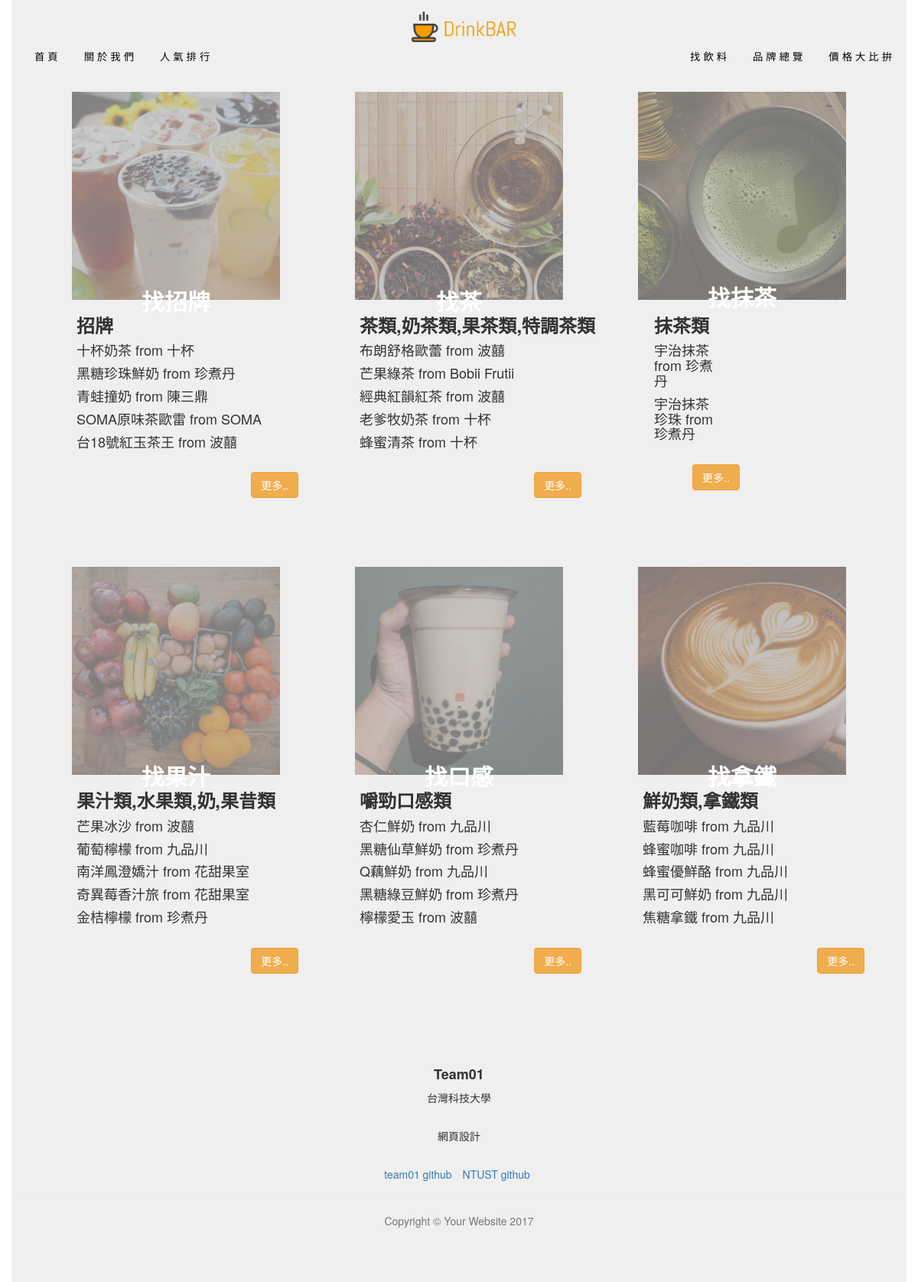
Screenshot of /polls/find/ with the database file from the repository.
### polls/models.py (models this page shows, shortened)
class Drink(models.Model):
    CATEGORY_CHOICES=(
        ('招牌','招牌'),
        ('茶類','茶類'),
        ('奶茶類','奶茶類'),
        ('果茶類','果茶類'),
        ('特調茶類','特調茶類'),
        ('抹茶類','抹茶類'),
        ('嚼勁口感類','嚼勁口感類'),
        ('果汁類','果汁類'),
        ('水果類','果汁類'),
        ('奶,果昔類','奶,果昔類'),
        ('鮮奶類','鮮奶類'),
        ('拿鐵類','拿鐵類'),
    )
    drink_name = models.CharField(max_length=20)
    price = models.DecimalField(max_digits=3, decimal_places=0)
    category = MultiSelectField(choices = CATEGORY_CHOICES)
    store = models.ForeignKey(Store)
    comment = models.CharField(max_length=50, blank=True)

class Store(models.Model):
    store_name = models.CharField(max_length=20)

### polls/views.py (the view)
def find(request):
    CATE_CHOICES=[
        '招牌','茶類','奶茶類','果茶類','特調茶類','抹茶類','嚼勁口感類','果汁類','水果類','奶,果昔類','鮮奶類','拿鐵類'
    ]
    all_drinks = Drink.objects.all()
    hot = ()
    tea = ()
    matcha = ()
    chew= ()
    juice = ()
    milk_latte = ()
    for drink in all_drinks:
        if CATE_CHOICES[0] in drink.category:
            hot += ((drink.drink_name,drink.store.store_name),)
        elif (CATE_CHOICES[1] in drink.category or CATE_CHOICES[2] in drink.category or
        CATE_CHOICES[3] in drink.category or CATE_CHOICES[4] in drink.category):
            tea += ((drink.drink_name,drink.store.store_name),)
        elif CATE_CHOICES[5] in drink.category:
            matcha += ((drink.drink_name,drink.store.store_name),)
        elif CATE_CHOICES[6] in drink.category:
            chew += ((drink.drink_name,drink.store.store_name),)
        elif CATE_CHOICES[7] in drink.category or CATE_CHOICES[8] in drink.category or CATE_CHOICES[9] in drink.category:
            juice += ((drink.drink_name,drink.store.store_name),)
        elif CATE_CHOICES[10] in drink.category or CATE_CHOICES[11] in drink.category:
            milk_latte += ((drink.drink_name,drink.store.store_name),)
    teas = list(tea)
    chews = list(chew)
    juices = list(juice)
    lattes = list(milk_latte)
    random.shuffle(teas)
    random.shuffle(chews)
    random.shuffle(juices)
    random.shuffle(lattes)
    context = {
        'hot' : hot,
        'tea' : teas,
        'matcha': matcha,
        'chew': chews,
        'juice': juices,
        'milk_latte': lattes,
        'all_drinks': all_drinks,
        'cate': CATE_CHOICES
    }
    return render(request, 'polls/find.html',context)

### polls/templates/polls/find.html (shortened to what this page needs)
<!DOCTYPE html>
<html lang="en">
<head>
    <link rel="stylesheet" href="https://maxcdn.bootstrapcdn.com/bootstrap/3.3.7/css/bootstrap.min.css">
    {% load static %}
    <link rel="stylesheet" type="text/css" href="{% static 'polls/css/newstyle.css' %}" />
</head>
<body>
    <div class="container">
        <nav class="navbar transparent navbar-fixed-top" role="navigation">
            <nav class="navbar-inner">
                <div class="container">
                    <div class="col-lg-12">
                        <div class="col-sm-2">
                            <p class="text-center">
                                <a class="navbar-brand" href="http://127.0.0.1:8000/polls/">
                                    <img src="{% static 'polls/img/logo.png' %}" width="110%">
                                </a>
                            </p>
                        </div>
                    </div>
                    <div class="navbar-header">
                        <ul class="nav navbar-nav navbar-left">
                            <li><a href="http://127.0.0.1:8000/polls">首頁</a></li>
                            <li><a href="http://127.0.0.1:8000/polls/about">關於我們</a></li>
                            <li><a href="http://127.0.0.1:8000/polls/3/rankboard/">人氣排行</a></li>
                        </ul>
                    </div>
                    <div class="collapse navbar-collapse" id="example-nav-collapse">
                        <ul class="nav navbar-nav navbar-right">
                            <li><a href="http://127.0.0.1:8000/polls/find/">找飲料</a></li>
                            <li><a href="http://127.0.0.1:8000/polls/brand/">品牌總覽</a></li>
                            <li><a href="http://127.0.0.1:8000/polls/brand/#middle">價格大比拚</a></li>
                        </ul>
                    </div>
                </div>
            </nav>
        </nav>
        <div class="row">
            <br><br><br><br><br><br>
        </div>
        <div class="col-sm-12">
            <div class="col-sm-4" id="card1">
                <div class="front text-center">
                    <img src="{% static 'polls/img/c1.png' %}" alt="選項" class="image3" width="80%">
                    <div class="image3-text">
                        <p><strong>找招牌</strong></p>
                    </div>
                </div>
                <div class="back">
                    <h3><strong>{{cate.0}}</strong></h3>
                    {% for i in hot|slice:":5" %}
                    <h4>{{i.0}} from {{i.1}}</h4>
                    {% endfor %}
                    <p class="text-right" style="padding:20px 50px"><button class="btn btn-warning" id="myBtn1">更多..</button></p>
                </div>
            </div>
            <div class="col-sm-4" id="card2">
                <div class="front text-center">
                    <img src="{% static 'polls/img/c2.png' %}" alt="選項" class="image3" width="80%">
                    <div class="image3-text">
                        <p><strong>找茶</strong></p>
                    </div>
                </div>
                <div class="back">
                    <h3><strong>{{cate.1}},{{cate.2}},{{cate.3}},{{cate.4}}</strong></h3>
                    {% for i in tea|slice:":5" %}
                    <h4>{{i.0}} from {{i.1}}</h3>
                        {% endfor %}
                        <p class="text-right" style="padding:20px 50px"><button class="btn btn-warning" id="myBtn2">更多..</button></p>
                </div>
            </div>
            <div class="col-sm-4" id="card3">
                <div class="front text-center">
                    <img src="{% static 'polls/img/c3.png' %}" alt="選項" class="image3" width="80%">
                    <div class="image3-text">
                        <p class="text-center"><strong>找抹茶</strong></p>
                    </div>
                </div>
                <div class="back col-sm-4">
                    <h3><strong>{{cate.5}}</strong></h3>
                    {% for i in matcha|slice:":5"%}
                    <h4>{{i.0}} from {{i.1}}</h4>
                    {% endfor %}
                    <p class="text-right" style="padding:20px 50px"><button class="btn btn-warning" id="myBtn3">更多..</button></p>
                </div>
            </div>
        </div>
        <div class="col-sm-12">
            <br><br><br>
        </div>
        <div class="col-sm-12">
            <div class="col-sm-4" id="card4">
                <div class="front text-center">
                    <img src="{% static 'polls/img/c4.png' %}" alt="選項" class="image3" width="90%">
                    <div class="image3-text">
                        <p class="text-center"><strong>找果汁</strong></p>
                    </div>
                </div>
                <div class="back">
                    <h3><strong>{{cate.7}},{{cate.8}},{{cate.9}}</strong></h3>
                    {% for i in juice|slice:":5" %}
                    <h4>{{i.0}} from {{i.1}}</h4>
                    {% endfor %}
                    <p class="text-right" style="padding:20px 50px"><button class="btn btn-warning" id="myBtn4">更多..</button></p>
                </div>
            </div>
            <div class="col-sm-4" id="card5">
                <div class="front text-center">
                    <img src="{% static 'polls/img/c5.png' %}" alt="選項" class="image3" width="80%">
                    <div class="image3-text">
                        <p class="text-center"><strong>找口感</strong></p>
                    </div>
                </div>
                <div class="back">
                    <h3><strong>{{cate.6}}</strong></h3>
                    {% for i in chew|slice:":5" %}
                    <h4>{{i.0}} from {{i.1}}</h4>
                    {% endfor %}
                    <p class="text-right" style="padding:20px 50px"><button class="btn btn-warning" id="myBtn5">更多..</button></p>
                </div>
            </div>
            <div class="col-sm-4" id="card6">
                <div class="front text-center">
                    <img src="{% static 'polls/img/c6.png' %}" alt="選項" class="image3" width="80%">
                    <div class="image3-text">
                        <p class="text-center"><strong>找拿鐵</strong></p>
                    </div>
                </div>
                <div class="back">
                    <h3><strong>{{cate.10}},{{cate.11}}</strong></h3>
                    {% for i in milk_latte|slice:":5" %}
                    <h4>{{i.0}} from {{i.1}}</h4>
                    {% endfor %}
                    <p class="text-right" style="padding:20px 50px"><button class="btn btn-warning" id="myBtn6">更多..</button></p>
                </div>
            </div>
        </div>
        <div class="col-sm-12">
        </div>
        <div class="row">
            <div class="col-sm-12 text-center" id="bottom">
                <br><br><br><br>
                <h4><strong>Team01</strong></h4>
                <p>台灣科技大學</p>
                <br>
                <p>網頁設計</p>
                <br>
                <ul class="list-inline ">
                    <li>
                        <a href="https://github.com/NTUST/106-team01 " target="blank ">team01 github</a>
                    </li>
                    <li>
                        <a href="https://github.com/NTUST " target="blank ">NTUST github</a>
                    </li>
                </ul>
                <hr class="small ">
                <p class="text-muted ">Copyright &copy; Your Website 2017</p> <br><br><br>
            </div>
        </div>
    </div>
</body>
</html>

### polls/static/polls/css/newstyle.css (style rules this page uses)
.row { background-color: #EFEFEF; }
.navbar.transparent .navbar-inner { background: none; color: black; }
.navbar.transparent .navbar-inner li a { color: black; font-family: "微軟正黑體"; font-size: 10pt; letter-spacing: 3pt; }
#bottom { background-color: #EFEFEF; padding: 0px; margin: 0px; }
body { margin: 0; }
body { background: white url("img/backgroundimg.png") no-repeat right bottom; }
.image3 { width: 80%; height: auto; opacity: 0.65; }
.back { position: relative; left: 40px; }
.image3-text { font-family: 微軟正黑體; font-weight: bold; white-space: nowrap; color: white; font-size: 30px; position: absolute; overflow: hidden; top: 50%; left: 50%; transform: translate(-50%, -50%); -ms-transform: translate(-50%, -50%); }

### rows the page displays
Drink: drink_name "十杯奶茶"
Store: store_name "十杯", store_name "十杯" "十杯"
Drink: drink_name "黑糖珍珠鮮奶"
Store: store_name "珍煮丹", store_name "珍煮丹" "珍煮丹", store_name "珍煮丹", store_name "珍煮丹" "珍煮丹"
Drink: drink_name "青蛙撞奶"
Store: store_name "陳三鼎"
Drink: drink_name "SOMA原味茶歐雷"
Store: store_name "SOMA"
Drink: drink_name "台18號紅玉茶王"
Store: store_name "波囍", store_name "波囍" "波囍", store_name "波囍", store_name "波囍"
Drink: drink_name "布朗舒格歐蕾"
Drink: drink_name "芒果綠茶"
Store: store_name "Bobii Frutii"
Drink: drink_name "經典紅韻紅茶"
Drink: drink_name "老爹牧奶茶"
Drink: drink_name "蜂蜜清茶"
Drink: category "抹茶類", drink_name "宇治抹茶"
Drink: drink_name "宇治抹茶珍珠"
Drink: drink_name "芒果冰沙"
Drink: drink_name "葡萄檸檬"
Store: store_name "九品川", store_name "九品川" "九品川", store_name "九品川" "九品川" "九品川" "九品川" "九品川"
Drink: drink_name "南洋鳳澄嬌汁"
Store: store_name "花甜果室" "花甜果室"
Drink: drink_name "奇異莓香汁旅"
Drink: drink_name "金桔檸檬"
Drink: drink_name "杏仁鮮奶"
Drink: drink_name "黑糖仙草鮮奶"
Drink: drink_name "Q藕鮮奶"
Drink: drink_name "黑糖綠豆鮮奶"
Drink: drink_name "檸檬愛玉"
Drink: drink_name "藍莓咖啡"
Drink: drink_name "蜂蜜咖啡"
Drink: drink_name "蜂蜜優鮮酪"
Drink: drink_name "黑可可鮮奶"
Drink: drink_name "焦糖拿鐵"

### other values shown
{{ cate.0 }} "招牌"
{{ cate.1 }} "茶類"
{{ cate.2 }} "奶茶類"
{{ cate.3 }} "果茶類"
{{ cate.4 }} "特調茶類"
{{ cate.7 }} "果汁類"
{{ cate.8 }} "水果類"
{{ cate.9 }} "奶,果昔類"
{{ cate.6 }} "嚼勁口感類"
{{ cate.10 }} "鮮奶類"
{{ cate.11 }} "拿鐵類"
